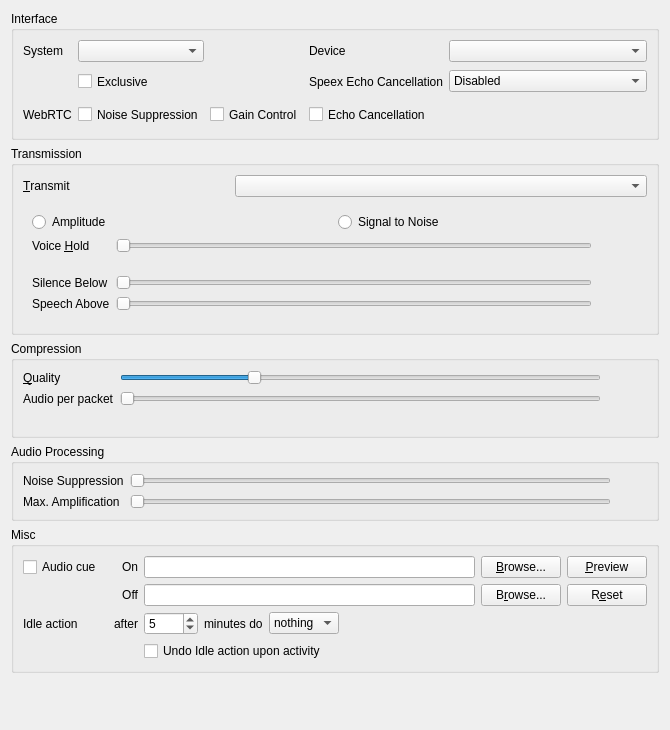
<?xml version="1.0" encoding="UTF-8"?>
<ui version="4.0">
 <class>AudioInput</class>
 <widget class="QWidget" name="AudioInput">
  <property name="geometry">
   <rect>
    <x>0</x>
    <y>0</y>
    <width>569</width>
    <height>730</height>
   </rect>
  </property>
  <property name="windowTitle">
   <string>Form</string>
  </property>
  <layout class="QVBoxLayout">
   <item>
    <widget class="QGroupBox" name="qgbInterfaces">
     <property name="title">
      <string>Interface</string>
     </property>
     <layout class="QGridLayout" name="gridLayout">
      <item row="0" column="0">
       <widget class="QLabel" name="qliSystem">
        <property name="text">
         <string>System</string>
        </property>
        <property name="buddy">
         <cstring>qcbSystem</cstring>
        </property>
       </widget>
      </item>
      <item row="0" column="1">
       <widget class="MUComboBox" name="qcbSystem">
        <property name="sizePolicy">
         <sizepolicy hsizetype="MinimumExpanding" vsizetype="Fixed">
          <horstretch>0</horstretch>
          <verstretch>0</verstretch>
         </sizepolicy>
        </property>
        <property name="toolTip">
         <string>Input method for audio</string>
        </property>
        <property name="whatsThis">
         <string>&lt;b&gt;This is the input method to use for audio.&lt;/b&gt;&lt;br /&gt;Most likely you want to use DirectSound.</string>
        </property>
       </widget>
      </item>
      <item row="0" column="2">
       <spacer>
        <property name="orientation">
         <enum>Qt::Horizontal</enum>
        </property>
        <property name="sizeType">
         <enum>QSizePolicy::Maximum</enum>
        </property>
        <property name="sizeHint" stdset="0">
         <size>
          <width>24</width>
          <height>16</height>
         </size>
        </property>
       </spacer>
      </item>
      <item row="0" column="3">
       <widget class="QLabel" name="qliDevice">
        <property name="text">
         <string>Device</string>
        </property>
        <property name="buddy">
         <cstring>qcbDevice</cstring>
        </property>
       </widget>
      </item>
      <item row="0" column="4">
       <widget class="MUComboBox" name="qcbDevice">
        <property name="sizePolicy">
         <sizepolicy hsizetype="MinimumExpanding" vsizetype="Fixed">
          <horstretch>1</horstretch>
          <verstretch>0</verstretch>
         </sizepolicy>
        </property>
        <property name="toolTip">
         <string>Input device for audio</string>
        </property>
        <property name="whatsThis">
         <string>&lt;b&gt;This is the input device to use for audio.&lt;/b&gt;</string>
        </property>
        <property name="sizeAdjustPolicy">
         <enum>MUComboBox::AdjustToMinimumContentsLength</enum>
        </property>
        <property name="minimumContentsLength">
         <number>16</number>
        </property>
       </widget>
      </item>
      <item row="1" column="1">
       <widget class="QCheckBox" name="qcbExclusive">
        <property name="minimumSize">
         <size>
          <width>0</width>
          <height>27</height>
         </size>
        </property>
        <property name="toolTip">
         <string>Exclusive mode</string>
        </property>
        <property name="whatsThis">
         <string>&lt;b&gt;This opens the device in exclusive mode.&lt;/b&gt;&lt;br /&gt;No other application will be able to use the device.</string>
        </property>
        <property name="text">
         <string>Exclusive</string>
        </property>
       </widget>
      </item>
      <item row="1" column="3">
       <widget class="QLabel" name="qliEcho">
        <property name="text">
         <string>Speex Echo Cancellation</string>
        </property>
       </widget>
      </item>
      <item row="1" column="4">
       <widget class="MUComboBox" name="qcbEcho">
        <property name="toolTip">
         <string>Cancel echo from speakers</string>
        </property>
        <property name="whatsThis">
         <string>Enabling this will cancel the echo from your speakers. Mixed has low CPU impact, but only works well if your speakers are equally loud and equidistant from the microphone. Multichannel echo cancellation provides much better echo cancellation, but at a higher CPU cost.</string>
        </property>
        <item>
         <property name="text">
          <string>Disabled</string>
         </property>
        </item>
        <item>
         <property name="text">
          <string>Mixed echo cancellation</string>
         </property>
        </item>
        <item>
         <property name="text">
          <string>Multichannel echo cancellation</string>
         </property>
        </item>
       </widget>
      </item>
      <item row="2" column="0">
       <widget class="QLabel" name="qliWebRTC">
        <property name="text">
         <string>WebRTC</string>
        </property>
       </widget>
      </item>
      <item row="2" column="1">
       <widget class="QCheckBox" name="qcbWebRTCNoiseSuppression">
        <property name="minimumSize">
         <size>
          <width>0</width>
          <height>27</height>
         </size>
        </property>
        <property name="text">
         <string>Noise Suppression</string>
        </property>
       </widget>
      </item>
      <item row="2" column="2">
       <widget class="QCheckBox" name="qcbWebRTCGainControl">
        <property name="minimumSize">
         <size>
          <width>0</width>
          <height>27</height>
         </size>
        </property>
        <property name="text">
         <string>Gain Control</string>
        </property>
       </widget>
      </item>
      <item row="2" column="3">
       <widget class="QCheckBox" name="qcbWebRTCEchoCancellation">
        <property name="minimumSize">
         <size>
          <width>0</width>
          <height>27</height>
         </size>
        </property>
        <property name="text">
         <string>Echo Cancellation</string>
        </property>
       </widget>
      </item>
     </layout>
    </widget>
   </item>
   <item>
    <widget class="QGroupBox" name="qgbTransmission">
     <property name="sizePolicy">
      <sizepolicy hsizetype="Preferred" vsizetype="Minimum">
       <horstretch>0</horstretch>
       <verstretch>0</verstretch>
      </sizepolicy>
     </property>
     <property name="title">
      <string>Transmission</string>
     </property>
     <layout class="QGridLayout">
      <item row="0" column="0">
       <widget class="QLabel" name="qliTransmit">
        <property name="text">
         <string>&amp;Transmit</string>
        </property>
        <property name="buddy">
         <cstring>qcbTransmit</cstring>
        </property>
       </widget>
      </item>
      <item row="0" column="1" colspan="2">
       <widget class="MUComboBox" name="qcbTransmit">
        <property name="toolTip">
         <string>When to transmit your speech</string>
        </property>
        <property name="whatsThis">
         <string>&lt;b&gt;This sets when speech should be transmitted.&lt;/b&gt;&lt;br /&gt;&lt;i&gt;Continuous&lt;/i&gt; - All the time&lt;br /&gt;&lt;i&gt;Voice Activity&lt;/i&gt; - When you are speaking clearly.&lt;br /&gt;&lt;i&gt;Push To Talk&lt;/i&gt; - When you hold down the hotkey set under &lt;i&gt;Shortcuts&lt;/i&gt;.</string>
        </property>
       </widget>
      </item>
      <item row="1" column="0" colspan="3">
       <widget class="QStackedWidget" name="qswTransmit">
        <property name="sizePolicy">
         <sizepolicy hsizetype="Preferred" vsizetype="MinimumExpanding">
          <horstretch>0</horstretch>
          <verstretch>0</verstretch>
         </sizepolicy>
        </property>
        <property name="currentIndex">
         <number>1</number>
        </property>
        <widget class="QWidget" name="qwPTT">
         <layout class="QGridLayout" columnstretch="0,1,0,0">
          <item row="0" column="0">
           <widget class="QLabel" name="qliDoublePush">
            <property name="text">
             <string>DoublePush Time</string>
            </property>
            <property name="buddy">
             <cstring>qsDoublePush</cstring>
            </property>
           </widget>
          </item>
          <item row="0" column="3">
           <widget class="QLabel" name="qlDoublePush">
            <property name="sizePolicy">
             <sizepolicy hsizetype="Minimum" vsizetype="Preferred">
              <horstretch>0</horstretch>
              <verstretch>0</verstretch>
             </sizepolicy>
            </property>
            <property name="text">
             <string notr="true">TextLabel</string>
            </property>
           </widget>
          </item>
          <item row="2" column="1">
           <widget class="QCheckBox" name="qcbPushWindow">
            <property name="toolTip">
             <string>Displays an always on top window with a push to talk button in it</string>
            </property>
            <property name="text">
             <string>Display push to talk window</string>
            </property>
           </widget>
          </item>
          <item row="3" column="1">
           <spacer name="verticalSpacer">
            <property name="orientation">
             <enum>Qt::Vertical</enum>
            </property>
            <property name="sizeHint" stdset="0">
             <size>
              <width>20</width>
              <height>40</height>
             </size>
            </property>
           </spacer>
          </item>
          <item row="0" column="1" colspan="2">
           <widget class="QSlider" name="qsDoublePush">
            <property name="toolTip">
             <string>If you press the PTT key twice in this time it will get locked.</string>
            </property>
            <property name="whatsThis">
             <string>&lt;b&gt;DoublePush Time&lt;/b&gt;&lt;br /&gt;If you press the push-to-talk key twice during the configured interval of time it will be locked. Mumble will keep transmitting until you hit the key once more to unlock PTT again.</string>
            </property>
            <property name="maximum">
             <number>1000</number>
            </property>
            <property name="singleStep">
             <number>10</number>
            </property>
            <property name="pageStep">
             <number>100</number>
            </property>
            <property name="orientation">
             <enum>Qt::Horizontal</enum>
            </property>
           </widget>
          </item>
          <item row="1" column="0">
           <widget class="QLabel" name="qliPTTHold">
            <property name="text">
             <string>Hold Time</string>
            </property>
           </widget>
          </item>
          <item row="1" column="3">
           <widget class="QLabel" name="qlPTTHold">
            <property name="text">
             <string notr="true">TextLabel</string>
            </property>
           </widget>
          </item>
          <item row="1" column="1">
           <widget class="QSlider" name="qsPTTHold">
            <property name="toolTip">
             <string>Time the microphone stays open after the PTT key is released</string>
            </property>
            <property name="maximum">
             <number>5000</number>
            </property>
            <property name="singleStep">
             <number>10</number>
            </property>
            <property name="orientation">
             <enum>Qt::Horizontal</enum>
            </property>
           </widget>
          </item>
         </layout>
        </widget>
        <widget class="QWidget" name="qwVAD">
         <layout class="QGridLayout">
          <item row="0" column="0" colspan="3">
           <layout class="QHBoxLayout">
            <item>
             <widget class="QRadioButton" name="qrbAmplitude">
              <property name="toolTip">
               <string>Use Amplitude based speech detection</string>
              </property>
              <property name="whatsThis">
               <string>&lt;b&gt;This sets speech detection to use Amplitude.&lt;/b&gt;&lt;br /&gt;In this mode, the raw strength of the input signal is used to detect speech.</string>
              </property>
              <property name="text">
               <string>Amplitude</string>
              </property>
             </widget>
            </item>
            <item>
             <widget class="QRadioButton" name="qrbSNR">
              <property name="toolTip">
               <string>Use SNR based speech detection</string>
              </property>
              <property name="whatsThis">
               <string>&lt;b&gt;This sets speech detection to use Signal to Noise ratio.&lt;/b&gt;&lt;br /&gt;In this mode, the input is analyzed for something resembling a clear signal, and the clarity of that signal is used to trigger speech detection.</string>
              </property>
              <property name="text">
               <string>Signal to Noise</string>
              </property>
             </widget>
            </item>
           </layout>
          </item>
          <item row="1" column="0">
           <widget class="QLabel" name="qliTransmitHold">
            <property name="text">
             <string>Voice &amp;Hold</string>
            </property>
            <property name="buddy">
             <cstring>qsTransmitHold</cstring>
            </property>
           </widget>
          </item>
          <item row="1" column="1">
           <widget class="QSlider" name="qsTransmitHold">
            <property name="toolTip">
             <string>How long to keep transmitting after silence</string>
            </property>
            <property name="whatsThis">
             <string>&lt;b&gt;This selects how long after a perceived stop in speech transmission should continue.&lt;/b&gt;&lt;br /&gt;Set this higher if your voice breaks up when you speak (seen by a rapidly blinking voice icon next to your name).</string>
            </property>
            <property name="minimum">
             <number>20</number>
            </property>
            <property name="maximum">
             <number>250</number>
            </property>
            <property name="orientation">
             <enum>Qt::Horizontal</enum>
            </property>
           </widget>
          </item>
          <item row="1" column="2">
           <widget class="QLabel" name="qlTransmitHold">
            <property name="minimumSize">
             <size>
              <width>40</width>
              <height>0</height>
             </size>
            </property>
            <property name="text">
             <string/>
            </property>
           </widget>
          </item>
          <item row="2" column="1">
           <widget class="AudioBar" name="abSpeech" native="true">
            <property name="maximumSize">
             <size>
              <width>16777215</width>
              <height>10</height>
             </size>
            </property>
            <property name="toolTip">
             <string>Current speech detection chance</string>
            </property>
            <property name="whatsThis">
             <string>&lt;b&gt;This shows the current speech detection settings.&lt;/b&gt;&lt;br /&gt;You can change the settings from the Settings dialog or from the Audio Wizard.</string>
            </property>
           </widget>
          </item>
          <item row="3" column="0">
           <widget class="QLabel" name="qliTransmitMin">
            <property name="text">
             <string>Silence Below</string>
            </property>
           </widget>
          </item>
          <item row="3" column="1">
           <widget class="QSlider" name="qsTransmitMin">
            <property name="toolTip">
             <string>Signal values below this count as silence</string>
            </property>
            <property name="whatsThis">
             <string>&lt;b&gt;This sets the trigger values for voice detection.&lt;/b&gt;&lt;br /&gt;Use this together with the Audio Statistics window to manually tune the trigger values for detecting speech. Input values below &quot;Silence Below&quot; always count as silence. Values above &quot;Speech Above&quot; always count as voice. Values in between will count as voice if you're already talking, but will not trigger a new detection.</string>
            </property>
            <property name="minimum">
             <number>1</number>
            </property>
            <property name="maximum">
             <number>32767</number>
            </property>
            <property name="singleStep">
             <number>100</number>
            </property>
            <property name="pageStep">
             <number>1000</number>
            </property>
            <property name="orientation">
             <enum>Qt::Horizontal</enum>
            </property>
           </widget>
          </item>
          <item row="4" column="0">
           <widget class="QLabel" name="qliTransmitMax">
            <property name="text">
             <string>Speech Above</string>
            </property>
           </widget>
          </item>
          <item row="4" column="1">
           <widget class="QSlider" name="qsTransmitMax">
            <property name="toolTip">
             <string>Signal values above this count as voice</string>
            </property>
            <property name="whatsThis">
             <string>&lt;b&gt;This sets the trigger values for voice detection.&lt;/b&gt;&lt;br /&gt;Use this together with the Audio Statistics window to manually tune the trigger values for detecting speech. Input values below &quot;Silence Below&quot; always count as silence. Values above &quot;Speech Above&quot; always count as voice. Values in between will count as voice if you're already talking, but will not trigger a new detection.</string>
            </property>
            <property name="minimum">
             <number>1</number>
            </property>
            <property name="maximum">
             <number>32767</number>
            </property>
            <property name="singleStep">
             <number>100</number>
            </property>
            <property name="pageStep">
             <number>1000</number>
            </property>
            <property name="orientation">
             <enum>Qt::Horizontal</enum>
            </property>
           </widget>
          </item>
         </layout>
        </widget>
        <widget class="QWidget" name="qwContinuous"/>
       </widget>
      </item>
     </layout>
    </widget>
   </item>
   <item>
    <widget class="QGroupBox" name="qgbCompression">
     <property name="title">
      <string>Compression</string>
     </property>
     <layout class="QGridLayout">
      <item row="0" column="0">
       <widget class="QLabel" name="qliQuality">
        <property name="text">
         <string>&amp;Quality</string>
        </property>
        <property name="buddy">
         <cstring>qsQuality</cstring>
        </property>
       </widget>
      </item>
      <item row="0" column="1">
       <widget class="QSlider" name="qsQuality">
        <property name="toolTip">
         <string>Quality of compression (peak bandwidth)</string>
        </property>
        <property name="whatsThis">
         <string>&lt;b&gt;This sets the quality of compression.&lt;/b&gt;&lt;br /&gt;This determines how much bandwidth Mumble is allowed to use for outgoing audio.</string>
        </property>
        <property name="minimum">
         <number>8000</number>
        </property>
        <property name="maximum">
         <number>96000</number>
        </property>
        <property name="singleStep">
         <number>1000</number>
        </property>
        <property name="pageStep">
         <number>5000</number>
        </property>
        <property name="value">
         <number>32000</number>
        </property>
        <property name="orientation">
         <enum>Qt::Horizontal</enum>
        </property>
       </widget>
      </item>
      <item row="0" column="2">
       <widget class="QLabel" name="qlQuality">
        <property name="minimumSize">
         <size>
          <width>30</width>
          <height>0</height>
         </size>
        </property>
        <property name="text">
         <string/>
        </property>
       </widget>
      </item>
      <item row="1" column="0">
       <widget class="QLabel" name="qliFrames">
        <property name="text">
         <string>Audio per packet</string>
        </property>
        <property name="buddy">
         <cstring>qsFrames</cstring>
        </property>
       </widget>
      </item>
      <item row="1" column="1">
       <widget class="QSlider" name="qsFrames">
        <property name="toolTip">
         <string>How many audio frames to send per packet</string>
        </property>
        <property name="whatsThis">
         <string>&lt;b&gt;This selects how many audio frames should be put in one packet.&lt;/b&gt;&lt;br /&gt;Increasing this will increase the latency of your voice, but will also reduce bandwidth requirements.</string>
        </property>
        <property name="minimum">
         <number>1</number>
        </property>
        <property name="maximum">
         <number>4</number>
        </property>
        <property name="pageStep">
         <number>2</number>
        </property>
        <property name="orientation">
         <enum>Qt::Horizontal</enum>
        </property>
       </widget>
      </item>
      <item row="1" column="2">
       <widget class="QLabel" name="qlFrames">
        <property name="minimumSize">
         <size>
          <width>40</width>
          <height>0</height>
         </size>
        </property>
        <property name="text">
         <string/>
        </property>
       </widget>
      </item>
      <item row="2" column="0" colspan="3">
       <widget class="QLabel" name="qlBitrate">
        <property name="font">
         <font>
          <italic>true</italic>
         </font>
        </property>
        <property name="toolTip">
         <string>Maximum bandwidth used for sending audio</string>
        </property>
        <property name="whatsThis">
         <string>&lt;b&gt;This shows peak outgoing bandwidth used.&lt;/b&gt;&lt;br /&gt;This shows the peak amount of bandwidth sent out from your machine. Audio bitrate is the maximum bitrate (as we use VBR) for the audio data alone. Position is the bitrate used for positional information. Overhead is our framing and the IP packet headers (IP and UDP is 75% of this overhead).</string>
        </property>
        <property name="text">
         <string/>
        </property>
        <property name="alignment">
         <set>Qt::AlignCenter</set>
        </property>
       </widget>
      </item>
     </layout>
    </widget>
   </item>
   <item>
    <widget class="QGroupBox" name="qgbAudio">
     <property name="title">
      <string>Audio Processing</string>
     </property>
     <layout class="QGridLayout">
      <item row="0" column="0">
       <widget class="QLabel" name="qliNoise">
        <property name="text">
         <string>Noise Suppression</string>
        </property>
        <property name="buddy">
         <cstring>qsNoise</cstring>
        </property>
       </widget>
      </item>
      <item row="0" column="1">
       <widget class="QSlider" name="qsNoise">
        <property name="toolTip">
         <string>Noise suppression</string>
        </property>
        <property name="whatsThis">
         <string>&lt;b&gt;This sets the amount of noise suppression to apply.&lt;/b&gt;&lt;br /&gt;The higher this value, the more aggressively stationary noise will be suppressed.</string>
        </property>
        <property name="minimum">
         <number>14</number>
        </property>
        <property name="maximum">
         <number>60</number>
        </property>
        <property name="pageStep">
         <number>5</number>
        </property>
        <property name="orientation">
         <enum>Qt::Horizontal</enum>
        </property>
       </widget>
      </item>
      <item row="0" column="2">
       <widget class="QLabel" name="qlNoise">
        <property name="minimumSize">
         <size>
          <width>30</width>
          <height>0</height>
         </size>
        </property>
        <property name="text">
         <string/>
        </property>
       </widget>
      </item>
      <item row="1" column="0">
       <widget class="QLabel" name="qliAmp">
        <property name="text">
         <string>Max. Amplification</string>
        </property>
        <property name="buddy">
         <cstring>qsAmp</cstring>
        </property>
       </widget>
      </item>
      <item row="1" column="1">
       <widget class="QSlider" name="qsAmp">
        <property name="toolTip">
         <string>Maximum amplification of input sound</string>
        </property>
        <property name="whatsThis">
         <string>&lt;b&gt;Maximum amplification of input.&lt;/b&gt;&lt;br /&gt;Mumble normalizes the input volume before compressing, and this sets how much it's allowed to amplify.&lt;br /&gt;The actual level is continually updated based on your current speech pattern, but it will never go above the level specified here.&lt;br /&gt;If the &lt;i&gt;Microphone loudness&lt;/i&gt; level of the audio statistics hover around 100%, you probably want to set this to 2.0 or so, but if, like most people, you are unable to reach 100%, set this to something much higher.&lt;br /&gt;Ideally, set it so &lt;i&gt;Microphone Loudness * Amplification Factor &gt;= 100&lt;/i&gt;, even when you're speaking really soft.&lt;br /&gt;&lt;br /&gt;Note that there is no harm in setting this to maximum, but Mumble will start picking up other conversations if you leave it to auto-tune to that level.</string>
        </property>
        <property name="maximum">
         <number>19500</number>
        </property>
        <property name="singleStep">
         <number>500</number>
        </property>
        <property name="pageStep">
         <number>2000</number>
        </property>
        <property name="orientation">
         <enum>Qt::Horizontal</enum>
        </property>
       </widget>
      </item>
      <item row="1" column="2">
       <widget class="QLabel" name="qlAmp">
        <property name="minimumSize">
         <size>
          <width>30</width>
          <height>0</height>
         </size>
        </property>
        <property name="text">
         <string/>
        </property>
       </widget>
      </item>
     </layout>
    </widget>
   </item>
   <item>
    <widget class="QGroupBox" name="qgbMisc">
     <property name="title">
      <string>Misc</string>
     </property>
     <layout class="QGridLayout" name="_2">
      <item row="2" column="5">
       <widget class="QPushButton" name="qpbPushClickBrowseOff">
        <property name="toolTip">
         <string>Browse for off audio file</string>
        </property>
        <property name="text">
         <string>B&amp;rowse...</string>
        </property>
       </widget>
      </item>
      <item row="2" column="3">
       <widget class="QLabel" name="qlPushClickOff">
        <property name="text">
         <string>Off</string>
        </property>
        <property name="alignment">
         <set>Qt::AlignRight|Qt::AlignTrailing|Qt::AlignVCenter</set>
        </property>
       </widget>
      </item>
      <item row="1" column="3">
       <widget class="QLabel" name="qlPushClickOn">
        <property name="text">
         <string>On</string>
        </property>
        <property name="alignment">
         <set>Qt::AlignRight|Qt::AlignTrailing|Qt::AlignVCenter</set>
        </property>
       </widget>
      </item>
      <item row="1" column="6">
       <widget class="QPushButton" name="qpbPushClickPreview">
        <property name="toolTip">
         <string>Preview the audio cues</string>
        </property>
        <property name="whatsThis">
         <string>&lt;b&gt;Preview&lt;/b&gt;&lt;br/&gt;Plays the current &lt;i&gt;on&lt;/i&gt; sound followed by the current &lt;i&gt;off&lt;/i&gt; sound.</string>
        </property>
        <property name="text">
         <string>&amp;Preview</string>
        </property>
       </widget>
      </item>
      <item row="2" column="6">
       <widget class="QPushButton" name="qpbPushClickReset">
        <property name="toolTip">
         <string>Reset audio cue to default</string>
        </property>
        <property name="whatsThis">
         <string>&lt;b&gt;Reset&lt;/b&gt;&lt;br/&gt;Reset the paths for the files to their default.</string>
        </property>
        <property name="text">
         <string>R&amp;eset</string>
        </property>
       </widget>
      </item>
      <item row="1" column="5">
       <widget class="QPushButton" name="qpbPushClickBrowseOn">
        <property name="toolTip">
         <string>Browse for on audio file</string>
        </property>
        <property name="text">
         <string>&amp;Browse...</string>
        </property>
       </widget>
      </item>
      <item row="1" column="4">
       <widget class="QLineEdit" name="qlePushClickPathOn">
        <property name="toolTip">
         <string>Gets played when starting to transmit</string>
        </property>
       </widget>
      </item>
      <item row="2" column="4">
       <widget class="QLineEdit" name="qlePushClickPathOff">
        <property name="toolTip">
         <string>Gets played when stopping to transmit</string>
        </property>
       </widget>
      </item>
      <item row="1" column="0">
       <widget class="QCheckBox" name="qcbPushClick">
        <property name="toolTip">
         <string>Audible audio cue when starting or stopping to transmit</string>
        </property>
        <property name="whatsThis">
         <string>&lt;b&gt;This enables transmission audio cues.&lt;/b&gt;&lt;br /&gt;Setting this will give you a short audio beep when you start and stop transmitting.</string>
        </property>
        <property name="text">
         <string>Audio cue</string>
        </property>
       </widget>
      </item>
      <item row="3" column="0" colspan="2">
       <widget class="QLabel" name="qliIdle">
        <property name="text">
         <string>Idle action</string>
        </property>
       </widget>
      </item>
      <item row="4" column="4">
       <widget class="QCheckBox" name="qcbUndoIdleAction">
        <property name="toolTip">
         <string>The idle action will be reversed upon any key or mouse button input</string>
        </property>
        <property name="text">
         <string>Undo Idle action upon activity</string>
        </property>
       </widget>
      </item>
      <item row="3" column="4">
       <layout class="QHBoxLayout" name="horizontalLayout">
        <item>
         <widget class="QSpinBox" name="qsbIdle">
          <property name="minimum">
           <number>1</number>
          </property>
          <property name="maximum">
           <number>5000</number>
          </property>
          <property name="value">
           <number>5</number>
          </property>
         </widget>
        </item>
        <item>
         <widget class="QLabel" name="qlIdle">
          <property name="minimumSize">
           <size>
            <width>30</width>
            <height>0</height>
           </size>
          </property>
          <property name="text">
           <string>minutes do</string>
          </property>
         </widget>
        </item>
        <item>
         <widget class="MUComboBox" name="qcbIdleAction">
          <item>
           <property name="text">
            <string>nothing</string>
           </property>
          </item>
          <item>
           <property name="text">
            <string>deafen</string>
           </property>
          </item>
          <item>
           <property name="text">
            <string>mute</string>
           </property>
          </item>
         </widget>
        </item>
        <item>
         <spacer name="horizontalSpacer">
          <property name="orientation">
           <enum>Qt::Horizontal</enum>
          </property>
          <property name="sizeHint" stdset="0">
           <size>
            <width>40</width>
            <height>20</height>
           </size>
          </property>
         </spacer>
        </item>
       </layout>
      </item>
      <item row="3" column="3">
       <widget class="QLabel" name="qlIdle2">
        <property name="text">
         <string>after</string>
        </property>
       </widget>
      </item>
     </layout>
    </widget>
   </item>
   <item>
    <spacer>
     <property name="orientation">
      <enum>Qt::Vertical</enum>
     </property>
     <property name="sizeHint" stdset="0">
      <size>
       <width>1</width>
       <height>151</height>
      </size>
     </property>
    </spacer>
   </item>
  </layout>
 </widget>
 <customwidgets>
  <customwidget>
   <class>AudioBar</class>
   <extends>QWidget</extends>
   <header>AudioStats.h</header>
   <container>1</container>
  </customwidget>
  <customwidget>
   <class>MUComboBox</class>
   <extends>QComboBox</extends>
   <header>widgets/MUComboBox.h</header>
  </customwidget>
 </customwidgets>
 <tabstops>
  <tabstop>qcbSystem</tabstop>
  <tabstop>qcbDevice</tabstop>
  <tabstop>qcbEcho</tabstop>
  <tabstop>qcbTransmit</tabstop>
  <tabstop>qsDoublePush</tabstop>
  <tabstop>qrbSNR</tabstop>
  <tabstop>qsTransmitHold</tabstop>
  <tabstop>qsTransmitMin</tabstop>
  <tabstop>qsTransmitMax</tabstop>
  <tabstop>qsQuality</tabstop>
  <tabstop>qsFrames</tabstop>
  <tabstop>qsNoise</tabstop>
  <tabstop>qsAmp</tabstop>
 </tabstops>
 <resources/>
 <connections/>
</ui>
